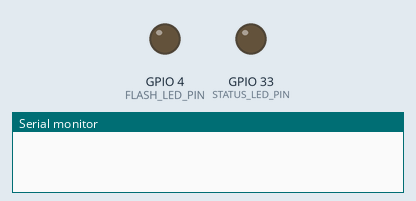
This sketch was run on a simulated ESP32. Shown: output pins drawn as LEDs (lit = HIGH), the last lines printed to the serial monitor. WiFi joins after 1.5 s; servers stay silent unless stated; uploads are accepted with an empty reply; the camera gives no picture.

Above: at 0.0 s.
At 3.2 s:
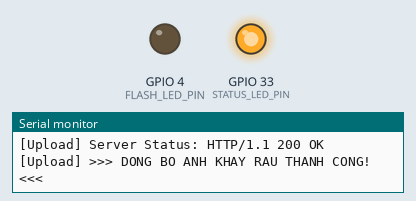
Timing chart, 0 to 4.7 s (numbered marks = the images above):
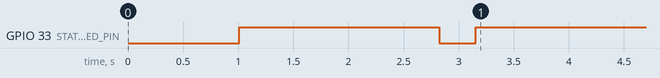

The sketch:

sketch_camera.ino
```cpp
/**
 * ======================================================================================
 * SMART FARM - ESP32-CAM FIRMWARE CHỤP & TẢI ẢNH KHAY RAU (SOIL TRAY CAMERA)
 * ======================================================================================
 * Module phần cứng: AI-Thinker ESP32-CAM (Camera OV2640)
 * Chức năng:
 *   1. Kết nối Wi-Fi trang trại.
 *   2. Khởi tạo camera OV2640 (độ phân giải SVGA 800x600, chất lượng cao).
 *   3. Định kỳ chụp ảnh khay rau.
 *   4. Gửi ảnh trực tiếp lên Backend ASP.NET Core qua HTTPS Multipart/form-data.
 *   5. Xác thực an toàn bằng Header "X-Device-Key".
 * ======================================================================================
 * HƯỚNG DẪN CÀI ĐẶT TRÊN ARDUINO IDE:
 *   1. Cài đặt ESP32 Board package (Tools -> Board -> Boards Manager -> tìm "esp32" bởi Espressif).
 *   2. Chọn Board: "AI Thinker ESP32-CAM".
 *   3. CPU Frequency: "240MHz (WiFi/BT)".
 *   4. Flash Frequency: "80MHz".
 *   5. Partition Scheme: "Huge APP (3MB No OTA/1MB SPIFFS)".
 *   6. Nối chân IO0 với GND khi nạp code, sau khi nạp xong rút IO0 ra và bấm RESET.
 * ======================================================================================
 */

#include "esp_camera.h"
#include <WiFi.h>
#include <WiFiClientSecure.h>

// ======================================================================================
// 1. CẤU HÌNH THÔNG TIN THIẾT BỊ VÀ TRANG TRẠI
// ======================================================================================

// Wi-Fi
const char* WIFI_SSID     = "10.05";
const char* WIFI_PASSWORD = "13573333";

// Server API Backend SmartFarm
const char* SERVER_HOST   = "api.sumfas.id.vn";
const uint16_t SERVER_PORT = 443; // Cổng 443 cho HTTPS
const char* SERVER_PATH   = "/api/v1/iot/camera-snapshots/upload";

// Khóa API xác thực thiết bị (khớp với Mqtt__IngestApiKey trên server EC2)
const char* DEVICE_API_KEY = "a62fd05b923d4e547de7af643b3a5fec4b334dc15d6c9015";

// ID phần cứng camera trong cơ sở dữ liệu (CAM-A01 trên server có DeviceId = 2)
const int DEVICE_ID        = 2;

// ID phiên thuê khay của khách hàng (lấy từ thông tin đơn hàng / phiên thuê khay)
const int RENTAL_ID        = 1;

// Chu kỳ chụp ảnh (mặc định: 15 phút = 15 * 60 * 1000 ms)
// Khi thử nghiệm (demo/test), bạn có thể giảm xuống 30 * 1000 (30 giây)
const unsigned long CAPTURE_INTERVAL_MS = 15 * 60 * 1000;

// Flash LED pin trên ESP32-CAM (GPIO 4: đèn LED siêu sáng)
#define FLASH_LED_PIN 4

// Đèn báo nhỏ màu đỏ phía sau board (GPIO 33: Active LOW)
#define STATUS_LED_PIN 33

// ======================================================================================
// 2. ĐỊNH NGHĨA CHÂN PIN CAMERA CHO AI-THINKER ESP32-CAM
// ======================================================================================
#define PWDN_GPIO_NUM     32
#define RESET_GPIO_NUM    -1
#define XCLK_GPIO_NUM      0
#define SIOD_GPIO_NUM     26
#define SIOC_GPIO_NUM     27

#define Y9_GPIO_NUM       35
#define Y8_GPIO_NUM       34
#define Y7_GPIO_NUM       39
#define Y6_GPIO_NUM       36
#define Y5_GPIO_NUM       21
#define Y4_GPIO_NUM       19
#define Y3_GPIO_NUM       18
#define Y2_GPIO_NUM        5
#define VSYNC_GPIO_NUM    25
#define HREF_GPIO_NUM     23
#define PCLK_GPIO_NUM     22

// ======================================================================================
// BIẾN TOÀN CỤC
// ======================================================================================
unsigned long lastCaptureTime = 0;

// ======================================================================================
// KHỞI TẠO CAMERA
// ======================================================================================
bool initCamera() {
    camera_config_t config;
    config.ledc_channel = LEDC_CHANNEL_0;
    config.ledc_timer   = LEDC_TIMER_0;
    config.pin_d0       = Y2_GPIO_NUM;
    config.pin_d1       = Y3_GPIO_NUM;
    config.pin_d2       = Y4_GPIO_NUM;
    config.pin_d3       = Y5_GPIO_NUM;
    config.pin_d4       = Y6_GPIO_NUM;
    config.pin_d5       = Y7_GPIO_NUM;
    config.pin_d6       = Y8_GPIO_NUM;
    config.pin_d7       = Y9_GPIO_NUM;
    config.pin_xclk     = XCLK_GPIO_NUM;
    config.pin_pclk     = PCLK_GPIO_NUM;
    config.pin_vsync    = VSYNC_GPIO_NUM;
    config.pin_href     = HREF_GPIO_NUM;
    config.pin_sccb_sda = SIOD_GPIO_NUM;
    config.pin_sccb_scl = SIOC_GPIO_NUM;
    config.pin_pwdn     = PWDN_GPIO_NUM;
    config.pin_reset    = RESET_GPIO_NUM;
    config.xclk_freq_hz = 20000000;
    config.pixel_format = PIXFORMAT_JPEG;

    // Kiểm tra bộ nhớ PSRAM trên ESP32-CAM để chọn độ phân giải tối ưu
    if (psramFound()) {
        Serial.println("[Camera] Tim thay PSRAM. Su dung do phan giai SVGA (800x600).");
        config.frame_size   = FRAMESIZE_SVGA; // 800x600 (rất rõ nét cho khay rau mầm)
        config.jpeg_quality = 12;             // 10 - 63 (càng nhỏ ảnh càng nét, 12 là mức lý tưởng)
        config.fb_count     = 2;
        config.grab_mode    = CAMERA_GRAB_LATEST;
    } else {
        Serial.println("[Camera] Khong tim thay PSRAM. Ha xuong do phan giai VGA (640x480).");
        config.frame_size   = FRAMESIZE_VGA;
        config.jpeg_quality = 15;
        config.fb_count     = 1;
    }

    esp_err_t err = esp_camera_init(&config);
    if (err != ESP_OK) {
        Serial.printf("[Camera] Khoi tao camera that bai! Ma loi: 0x%x\n", err);
        return false;
    }

    // Tinh chỉnh cảm biến camera để màu rau xanh rõ và không bị cháy sáng
    sensor_t* s = esp_camera_sensor_get();
    if (s != NULL) {
        s->set_brightness(s, 1);     // -2 đến 2
        s->set_contrast(s, 0);       // -2 đến 2
        s->set_saturation(s, 1);     // -2 đến 2 (tăng độ tươi màu xanh lá)
        s->set_whitebal(s, 1);       // Tự động cân bằng trắng
        s->set_awb_gain(s, 1);
        s->set_wb_mode(s, 0);        // Auto white balance
    }

    Serial.println("[Camera] Khoi tao module camera OV2640 thanh cong!");
    return true;
}

// ======================================================================================
// KẾT NỐI WI-FI
// ======================================================================================
void connectWiFi() {
    if (WiFi.status() == WL_CONNECTED) return;

    Serial.printf("\n[WiFi] Dang ket noi toi SSID: %s ...\n", WIFI_SSID);
    WiFi.mode(WIFI_STA);
    WiFi.begin(WIFI_SSID, WIFI_PASSWORD);

    int attempts = 0;
    while (WiFi.status() != WL_CONNECTED && attempts < 30) {
        delay(500);
        Serial.print(".");
        attempts++;
    }

    if (WiFi.status() == WL_CONNECTED) {
        Serial.printf("\n[WiFi] Da ket noi thanh cong! IP: %s\n", WiFi.localIP().toString().c_str());
    } else {
        Serial.println("\n[WiFi] Ket noi that bai! Se thu lai o chu ky sau.");
    }
}

// ======================================================================================
// CHỤP ẢNH VÀ GỬI LÊN BACKEND (HTTP MULTIPART/FORM-DATA)
// ======================================================================================
bool captureAndUpload() {
    connectWiFi();
    if (WiFi.status() != WL_CONNECTED) {
        Serial.println("[Upload] Bo qua vi chua co ket noi Wi-Fi.");
        return false;
    }

    // Bật đèn đỏ báo hiệu bắt đầu chụp
    digitalWrite(STATUS_LED_PIN, LOW);

    // Chụp ảnh từ sensor
    Serial.println("[Camera] Dang chup anh khay rau...");
    camera_fb_t* fb = esp_camera_fb_get();
    if (!fb) {
        Serial.println("[Camera] Chup anh that bai (khong lay duoc frame buffer)!");
        digitalWrite(STATUS_LED_PIN, HIGH);
        return false;
    }
    Serial.printf("[Camera] Chup thanh cong! Kich thuoc anh: %u bytes (%u KB)\n", fb->len, fb->len / 1024);

    // Kết nối an toàn HTTPS tới máy chủ
    WiFiClientSecure client;
    client.setInsecure(); // Bỏ qua kiểm tra chứng chỉ SSL root CA trên vi điều khiển
    client.setTimeout(15000); // Timeout 15 giây

    Serial.printf("[Upload] Dang ket noi toi %s:%d ...\n", SERVER_HOST, SERVER_PORT);
    if (!client.connect(SERVER_HOST, SERVER_PORT)) {
        Serial.println("[Upload] Loi: Khong the ket noi den may chu Backend!");
        esp_camera_fb_return(fb);
        digitalWrite(STATUS_LED_PIN, HIGH);
        return false;
    }

    // Xây dựng body chuẩn multipart/form-data
    String boundary = "----SmartFarmBoundary7MA4YWxkTrZu0gW";

    // Header các trường dữ liệu
    String head = "--" + boundary + "\r\n" +
                  "Content-Disposition: form-data; name=\"deviceId\"\r\n\r\n" +
                  String(DEVICE_ID) + "\r\n" +
                  "--" + boundary + "\r\n" +
                  "Content-Disposition: form-data; name=\"rentalId\"\r\n\r\n" +
                  String(RENTAL_ID) + "\r\n" +
                  "--" + boundary + "\r\n" +
                  "Content-Disposition: form-data; name=\"file\"; filename=\"snapshot.jpg\"\r\n" +
                  "Content-Type: image/jpeg\r\n\r\n";

    String tail = "\r\n--" + boundary + "--\r\n";

    uint32_t totalContentLength = head.length() + fb->len + tail.length();

    // Gửi HTTP Request Headers
    client.print("POST " + String(SERVER_PATH) + " HTTP/1.1\r\n");
    client.print("Host: " + String(SERVER_HOST) + "\r\n");
    client.print("X-Device-Key: " + String(DEVICE_API_KEY) + "\r\n");
    client.print("Content-Type: multipart/form-data; boundary=" + boundary + "\r\n");
    client.print("Content-Length: " + String(totalContentLength) + "\r\n");
    client.print("Connection: close\r\n\r\n");

    // 1. Gửi phần đầu (deviceId, rentalId, metadata)
    client.print(head);

    // 2. Gửi binary ảnh theo từng chunk 1024 bytes (tránh tràn RAM mạng của ESP32)
    uint8_t* fbBuf = fb->buf;
    size_t fbLen = fb->len;
    size_t chunkSize = 1024;
    size_t bytesSent = 0;

    Serial.print("[Upload] Dang truyen du lieu anh");
    while (bytesSent < fbLen) {
        size_t toSend = (fbLen - bytesSent > chunkSize) ? chunkSize : (fbLen - bytesSent);
        client.write(fbBuf + bytesSent, toSend);
        bytesSent += toSend;
        if (bytesSent % (chunkSize * 10) == 0) {
            Serial.print(".");
        }
    }
    Serial.println(" Xong!");

    // 3. Gửi phần cuối đóng form
    client.print(tail);
    client.flush();

    // Giải phóng bộ nhớ frame buffer sau khi gửi xong
    esp_camera_fb_return(fb);

    // Đọc phản hồi từ máy chủ Backend
    Serial.println("[Upload] Cho phan hoi tu Backend...");
    unsigned long waitStart = millis();
    while (client.connected() && !client.available()) {
        if (millis() - waitStart > 10000) {
            Serial.println("[Upload] Timeout cho phan hoi tu server!");
            client.stop();
            digitalWrite(STATUS_LED_PIN, HIGH);
            return false;
        }
        delay(10);
    }

    String responseStatus = client.readStringUntil('\n');
    Serial.printf("[Upload] Server Status: %s\n", responseStatus.c_str());

    bool success = false;
    if (responseStatus.indexOf("201") > 0 || responseStatus.indexOf("200") > 0) {
        Serial.println("[Upload] >>> DONG BO ANH KHAY RAU THANH CONG! <<<");
        success = true;
    } else {
        Serial.println("[Upload] Loi: Server tu choi anh! Chi tiet phan hoi:");
        while (client.available()) {
            String line = client.readStringUntil('\n');
            Serial.println(line);
        }
    }

    client.stop();
    digitalWrite(STATUS_LED_PIN, HIGH); // Tắt đèn báo
    return success;
}

// ======================================================================================
// SETUP
// ======================================================================================
void setup() {
    Serial.begin(115200);
    delay(1000);
    Serial.println("\n\n=======================================================");
    Serial.println("  SMART FARM - HE THONG CAMERA THEO DOI KHAY RAU");
    Serial.println("=======================================================");

    pinMode(STATUS_LED_PIN, OUTPUT);
    pinMode(FLASH_LED_PIN, OUTPUT);
    digitalWrite(STATUS_LED_PIN, HIGH); // Tắt đèn LED đỏ
    digitalWrite(FLASH_LED_PIN, LOW);   // Tắt đèn Flash

    // Khởi tạo camera
    if (!initCamera()) {
        Serial.println("[Loi nghiem trong] Khong khoi dong duoc camera! Dừng chuong trinh.");
        while (true) {
            digitalWrite(STATUS_LED_PIN, LOW);
            delay(200);
            digitalWrite(STATUS_LED_PIN, HIGH);
            delay(200);
        }
    }

    // Kết nối Wi-Fi lần đầu
    connectWiFi();

    // Chụp ngay 1 tấm ảnh khi khởi động xong
    Serial.println("[Khoi dong] Tien hanh chup tam anh dau tien...");
    captureAndUpload();
    lastCaptureTime = millis();
}

// ======================================================================================
// LOOP
// ======================================================================================
void loop() {
    unsigned long currentMillis = millis();

    // Kiểm tra đã đến chu kỳ chụp ảnh tiếp theo chưa
    if (currentMillis - lastCaptureTime >= CAPTURE_INTERVAL_MS) {
        lastCaptureTime = currentMillis;
        Serial.println("\n[Dinh ky] Bat dau chu ky chup anh moi...");
        captureAndUpload();
    }

    delay(1000);
}
```
